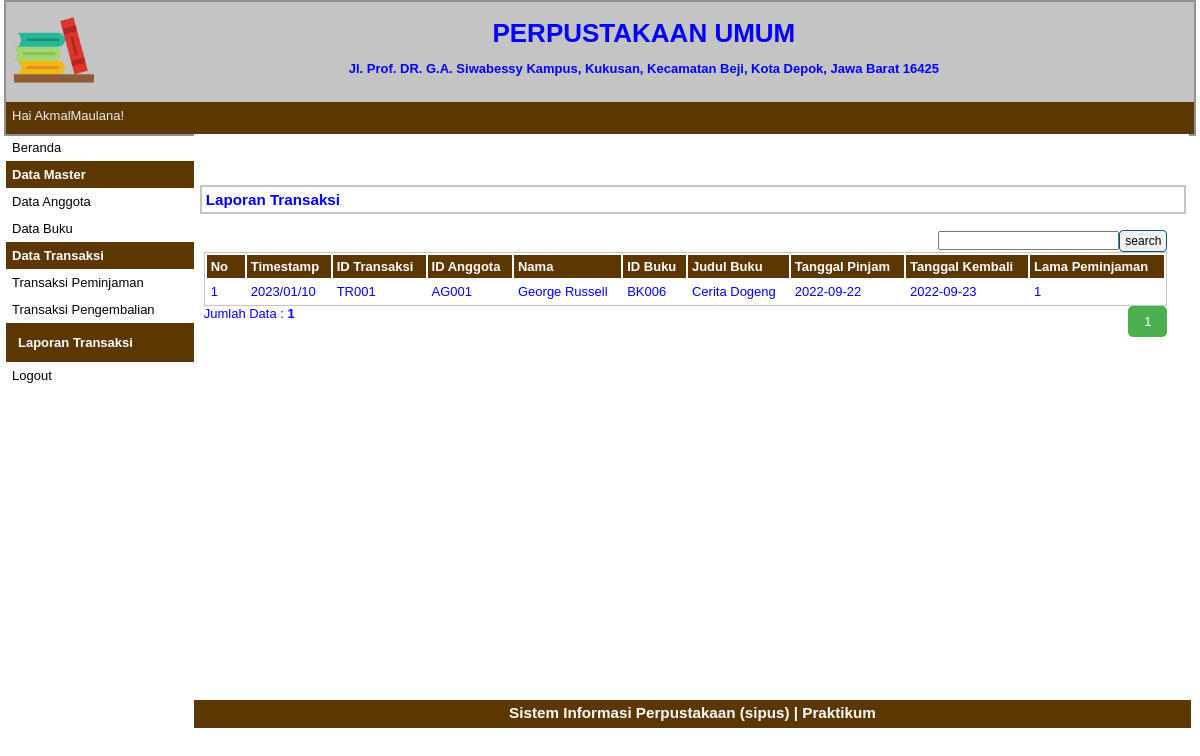
The app's page /index.php?p=laporan-transaksi (signed in) with its own data.
### tables this page shows
CREATE TABLE `tbtransaksi` (
  `id_transaksi` varchar(5) NOT NULL,
  `id_anggota` varchar(5) NOT NULL,
  `id_buku` varchar(5) NOT NULL,
  `tgl_pinjam` date NOT NULL,
  `tgl_kembali` date NOT NULL
);

CREATE TABLE `tbanggota` (
  `id_anggota` varchar(20) NOT NULL,
  `nama_anggota` varchar(255) NOT NULL,
  `jenis_kelamin` varchar(255) NOT NULL,
  `nomor_tlp` int(255) NOT NULL,
  `email` varchar(255) NOT NULL,
  `alamat` varchar(255) NOT NULL,
  `status` varchar(255) NOT NULL,
  `foto` varchar(255) NOT NULL
);

CREATE TABLE `buku` (
  `id_buku` varchar(5) NOT NULL,
  `judul_buku` varchar(50) NOT NULL,
  `kategori` varchar(50) NOT NULL,
  `pengarang` varchar(50) NOT NULL,
  `penerbit` varchar(50) NOT NULL,
  `status` varchar(10) NOT NULL
);

### pages/laporan-transaksi.php (the view, shortened to what this page needs)
<div id="label-page"><h3>Laporan Transaksi</h3></div>
<div id="content">
	<FORM CLASS="form-inline" METHOD="POST">
	<div align="right"><form method=post><input type="text" name="pencarian"><input type="submit" name="search" value="search" class="tombol"></form>
	</FORM>
	<table id="tabel-tampil">
		<tr>
			<th id="label-tampil-no">No</td>
            <th>Timestamp</th>
			<th>ID Transaksi</th>
			<th>ID Anggota</th>
			<th>Nama</th>
			<th>ID Buku</th>
			<th>Judul Buku</th>
            <th>Tanggal Pinjam</th>
			<th>Tanggal Kembali</th>
			<th>Lama Peminjaman</th>
		</tr>
		<?php
		$batas = 5;
		extract($_GET);
		if(empty($hal)){
			$posisi = 0;
			$hal = 1;
			$nomor = 1;
		}
		else {
			$posisi = ($hal - 1) * $batas;
			$nomor = $posisi+1;
		}
		if($_SERVER['REQUEST_METHOD'] == "POST"){
			$pencarian = trim(mysqli_real_escape_string($db, $_POST['pencarian']));
			if($pencarian != ""){
				$sql = "SELECT * FROM tbtransaksi WHERE id_transaksi LIKE '%$pencarian%'
						OR id_anggota LIKE '%$pencarian%'
						OR id_buku LIKE '%$pencarian%''";
				$query = $sql;
				$queryJml = $sql;
			}
			else {
				$query = "SELECT * FROM tbtransaksi LIMIT $posisi, $batas";
				$queryJml = "SELECT * FROM tbtransaksi";
				$no = $posisi * 1;
			}
		}
		else {
			$query = "SELECT
			tbtransaksi.id_transaksi,
			tbtransaksi.id_anggota,
			tbanggota.nama_anggota,
			tbtransaksi.id_buku,
			buku.judul_buku,
			tbtransaksi.tgl_pinjam,
			tbtransaksi.tgl_kembali,
			DATEDIFF(tgl_kembali, tgl_pinjam) as Days
		FROM tbtransaksi
		JOIN tbanggota
			ON tbtransaksi.id_anggota = tbanggota.id_anggota
		JOIN buku
			ON tbtransaksi.id_buku = buku.id_buku LIMIT $posisi, $batas";
			$queryJml = "SELECT * FROM tbtransaksi";
		}
		$q_tampil_transaksi = mysqli_query($db, $query);
		if(mysqli_num_rows($q_tampil_transaksi)>0)
		{
		while($r_tampil_transaksi=mysqli_fetch_array($q_tampil_transaksi)){
		?>
		<tr>
			<td><?php echo $nomor; ?></td>
            <td><?php echo date("Y/m/d")?></td>
			<td><?php echo $r_tampil_transaksi['id_transaksi']; ?></td>
			<td><?php echo $r_tampil_transaksi['id_anggota']; ?></td>
			<td><?php echo $r_tampil_transaksi['nama_anggota']; ?></td>
			<td><?php echo $r_tampil_transaksi['id_buku']; ?></td>
			<td><?php echo $r_tampil_transaksi['judul_buku']; ?></td>
			<td><?php echo $r_tampil_transaksi['tgl_pinjam']; ?></td>
			<td><?php echo $r_tampil_transaksi['tgl_kembali']; ?></td>
			<td><?php echo $r_tampil_transaksi['Days']; ?></td>
		</tr>
		<?php $nomor++; }
		}
		else {
			echo "<tr><td colspan=6>Data Tidak Ditemukan</td></tr>";
		}?>
	</table>
	<?php
	if(isset($_POST['pencarian'])){
	if($_POST['pencarian']!=''){
		echo "<div style=\"float:left;\">";
		$jml = mysqli_num_rows(mysqli_query($db, $queryJml));
		echo "Data Hasil Pencarian: <b>$jml</b>";
		echo "</div>";
	}
	}
	else{ ?>
		<div style="float: left;">
		<?php
			$jml = mysqli_num_rows(mysqli_query($db, $queryJml));
			echo "Jumlah Data : <b>$jml</b>";
		?>
		</div>
		<div class="pagination">
				<?php
				$jml_hal = ceil($jml/$batas);
				for($i=1; $i<=$jml_hal; $i++){
					if($i != $hal){
						echo "<a href=\"?p=laporan-transaksi&hal=$i\">$i</a>";
					}
					else {
						echo "<a class=\"active\">$i</a>";
					}
				}
				?>
		</div>
	<?php
	}
	?>
</div>

### style.css (style rules this page uses)
* { margin:0px; padding:0px }
body { font-family:sans-serif; font-size:13px; color:blue; }
.pagination { display: inline-block; }
.pagination a { color: black; float: left; padding: 8px 16px; text-decoration: none; }
.pagination a.active { background-color: #4CAF50; color: white; border-radius: 5px; }
#label-page { margin-top:6px; margin-bottom:6px; margin-left:6px; border:2px solid #C4C4C4; padding:4px; width:97.9%; }
#content { float:left; width:96.8%; min-height:454px; background-image : border:2px solid #C4C4C4; padding:10px; margin-bottom:6px; }
.tombol { border-radius:4px; font-size:12px; text-decoration:none; background-color:#F1F1F1; padding-top:3px; padding-bottom:3px; padding-left:5px; padding-right:5px; border:1px solid #01597E; color:black; }
#tabel-tampil { border:1px solid #C4C4C4; width:100%; }
#tabel-tampil tr:nth-child(odd) { background-color:#F1F1F1; }
#tabel-tampil tr th { background-color:#5C3701; color:#FFFFFF; padding:4px; text-align:left; }
#tabel-tampil td { padding:4px; }
#label-tampil-no { width:30px; }

### records on screen
tbtransaksi: id_transaksi "TR001", id_anggota "AG001", id_anggota.nama_anggota "George Russell", id_buku "BK006", id_buku.judul_buku "Cerita Dogeng", tgl_pinjam "2022-09-22", tgl_kembali "2022-09-23", Days "1"

### other values on screen
$_SESSION['sesi'] "AkmalMaulana"
$jml "1"
